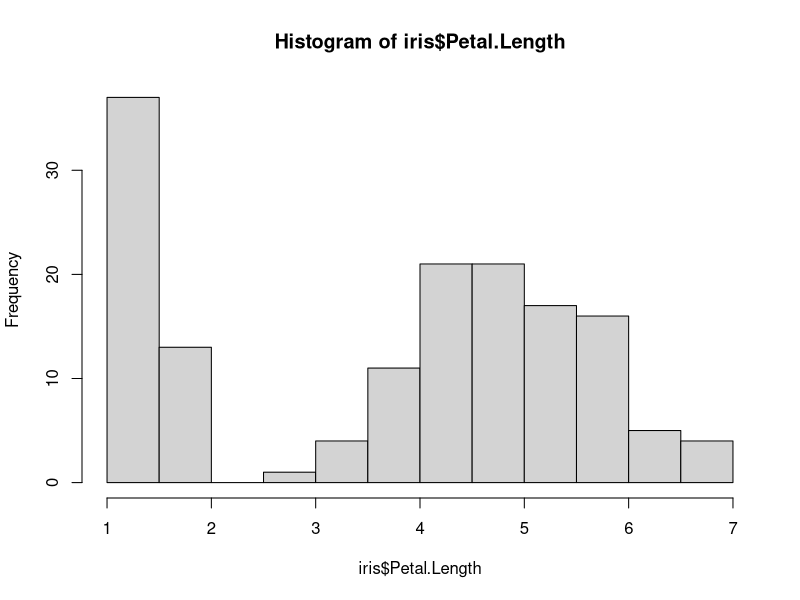
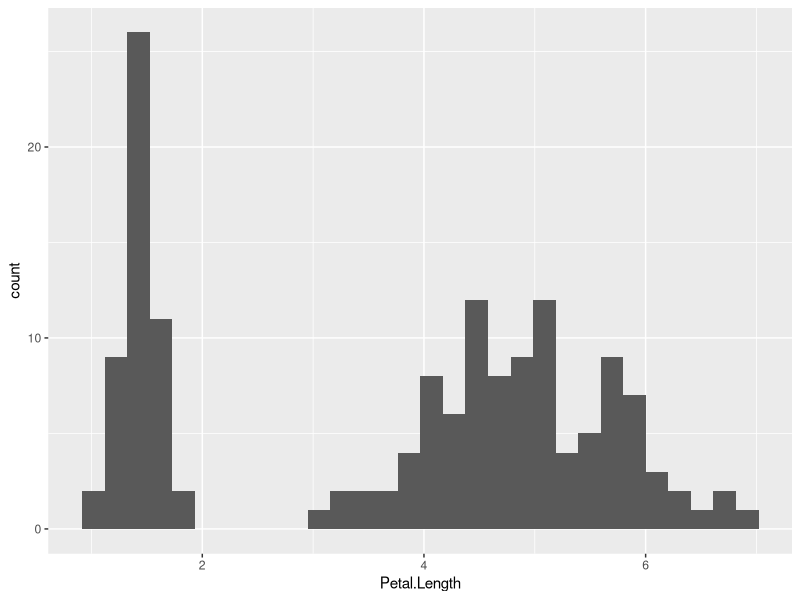
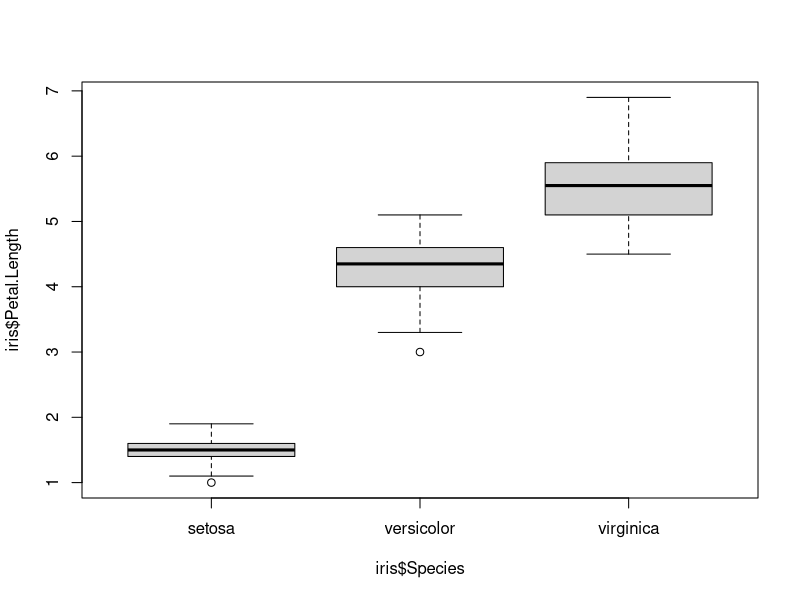
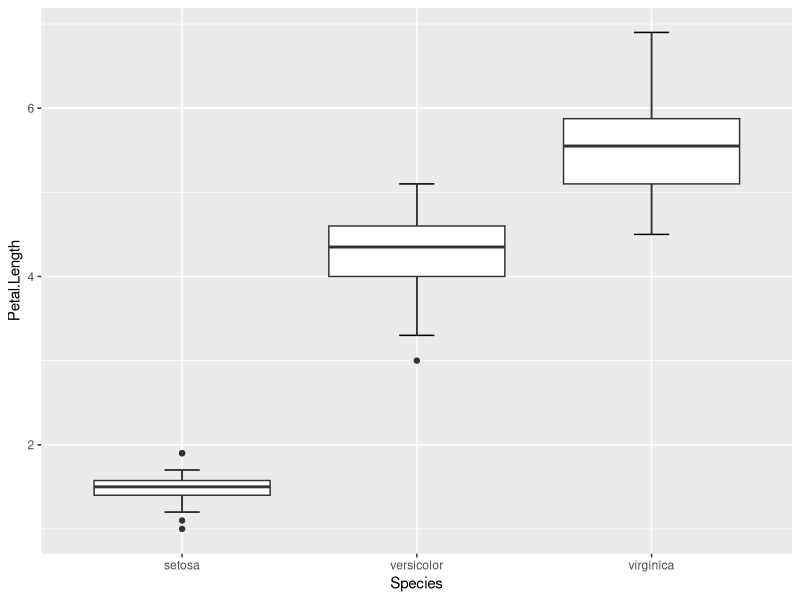
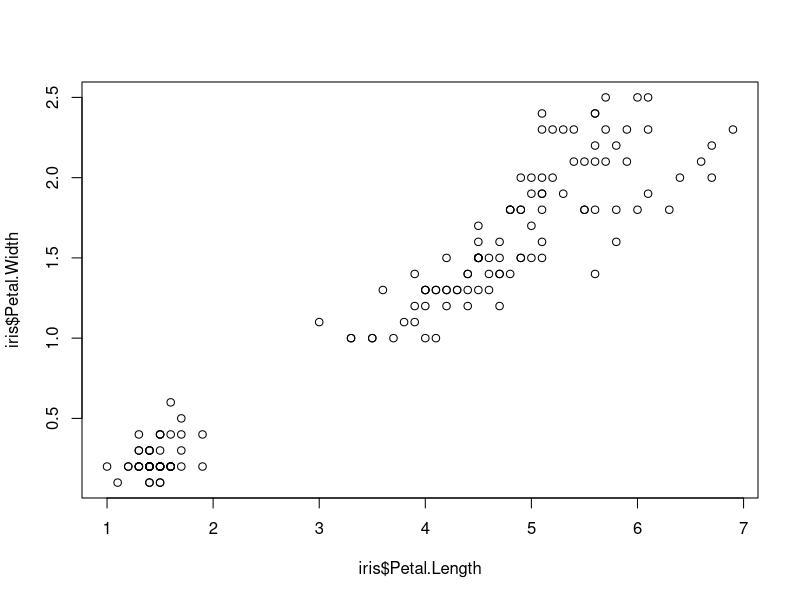
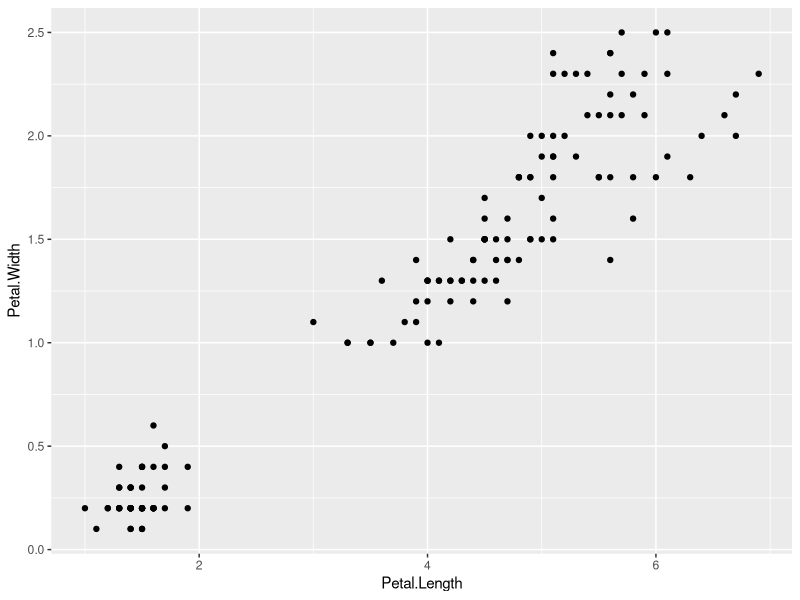
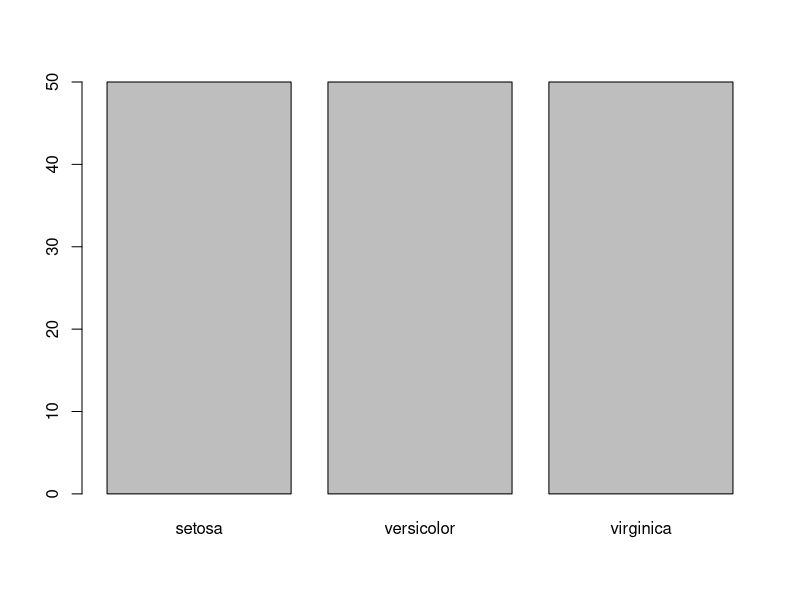
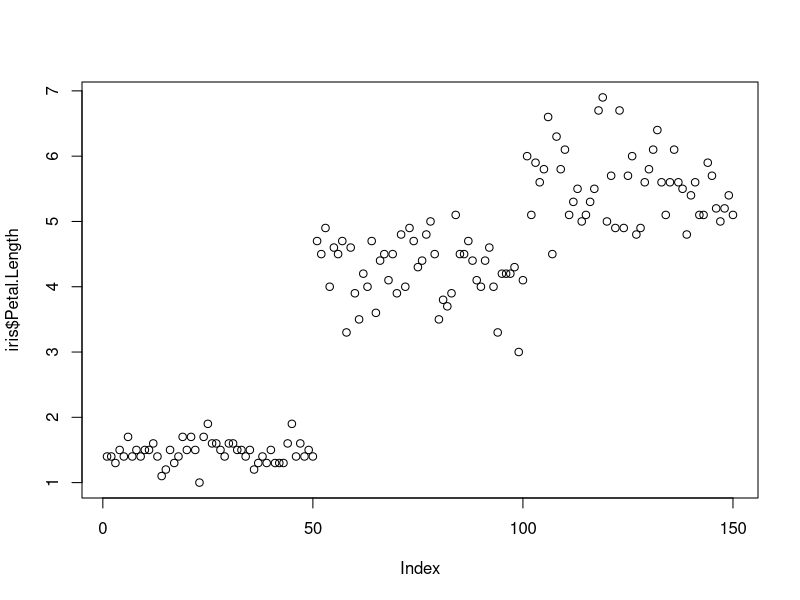

Recreate these plots in R, in order.
## ---- chunk 1
library(knitr)
knitr::opts_chunk$set(echo = TRUE)
# knitr::opts_chunk$set(eval = FALSE) ## have set this to FALSE for now, might have to change that if we want to show outputs
## ---- chunk 2
# install.packages("ggplot2")
library(ggplot2)
## ---- chunk 3
## first we create our simple dataframe again:
iris <- as.data.frame(iris)

## then we can plot a histogram of petal lengths:
hist(iris$Petal.Length)

# to change width of bins
#hist(iris$Petal.Length, breaks = seq(min(iris$Petal.Length), max(iris$Petal.Length), length.out = 15))

## and the same using ggplot:
ggplot(data = iris) +
  geom_histogram(aes(x = Petal.Length))
## ---- chunk 4
## this is how a boxplot looks using base R functions:
boxplot(iris$Petal.Length~iris$Species)

## and this is how a boxplot looks using ggplot:
ggplot(data = iris,aes(x = Species, y = Petal.Length)) +
  stat_boxplot(geom = "errorbar", width = 0.15) +
  geom_boxplot()
## ---- chunk 5
## a scatterplot using base R -- note here a scatterplot is the default that R will return if we don't specify a specific plot and we are plotting two numerical variables
plot(iris$Petal.Width~iris$Petal.Length)
## alternative way of writing this:
# plot(x = iris$Petal.Length, y = iris$Petal.Width)

## this is how a scatterplot looks using ggplot:
ggplot() +
  geom_point(data = iris, aes(x = Petal.Length, y = Petal.Width))
## ---- chunk 6
plot(x = iris$Species) # plotting factors for x

plot(x = iris$Petal.Length) # looks a bit like a histogram? but R returns a scatterplot because it's a numerical value...

plot(x = iris$Species, y = iris$Petal.Length) # here we get a boxplot because one of our variables is a factor
## ---- chunk 7
data("ChickWeight")
#let's plot the weight of chick 2 through time.
chick2 <- ChickWeight[ChickWeight$Chick == 2, ]
plot(x = chick2$Time, y = chick2$weight, type = "l")

ggplot() +
  geom_line(data = ChickWeight[ChickWeight$Chick < 20,], aes(x = Time, y = weight, col = Chick))
#Maybe it is clear now what happened to chick 16 and 18. Perhaps they didn't escape after all.
## ---- chunk 8
# load the data:
iris <- as.data.frame(iris)

## let's remind us of what the plot looks like if we specify nothing else:
plot(iris$Petal.Length, iris$Petal.Width)

## now we change the axis titles:
plot(iris$Petal.Length, iris$Petal.Width,
     xlab = "Petal Length (cm)",
     ylab = "Petal Width (cm)")

# and what about a title?
mtext(side=3, line=2, at=0.5, adj=0, cex=2, "Sepal width as a function of sepal length")
## ---- chunk 9
plot(iris$Petal.Length, iris$Petal.Width,
     xlab = "Petal Length (cm)",
     ylab = "Petal Width (cm)",
     pch = 17)

## or to change the colour on top of it:
plot(iris$Petal.Length, iris$Petal.Width,
     xlab = "Petal Length (cm)",
     ylab = "Petal Width (cm)",
     pch = 17,
     col = "blue")

## ---- chunk 10
# we have to define out plotting window BEFORE we plot:
par(oma = c(5,5,5,5), col.lab = "darkgreen") # for reference: c(bottom, left, top, right)

plot(iris$Petal.Length, iris$Petal.Width,
     xlab = "Petal Length (cm)",
     ylab = "Petal Width (cm)",
     pch = 17,
     col = "blue")
## ---- chunk 11
plot(iris$Petal.Length, iris$Petal.Width, col=iris$Species,
     xlab = "Petal length (cm)", ylab = "Petal width (cm)")
#legend(7,4.3,unique(data$Species),col=1:length(data$Species),pch=1)
legend('bottomright', legend = levels(iris$Species), col = 1:3, cex = 0.8, pch = 1)


## ---- chunk 12
ggplot()
## ---- chunk 13
ggplot(data = iris) +
  geom_point(aes(x = Petal.Length, y = Petal.Width))

# this gives the same results:

ggplot() +
  geom_point(data = iris, aes(x = Petal.Length, y = Petal.Width))
## ---- chunk 14
ggplot(data = iris) + # define data, we could even add x and y definitions here
  # changing point colour AND symbol based on factor
  geom_point(aes(x = Petal.Length, y = Petal.Width, colour = Species, pch = Species))+
  labs(title = "Petal Width as a function of petal length",
       x = "Petal length (cm)",
       y = "Petal width (cm)") +
  theme_bw()+ # NOTE: here the order matters! We set the overall theme first then overwrite parts of it
  theme(axis.title = element_text(size=10, face="bold", color = "black"))
  
